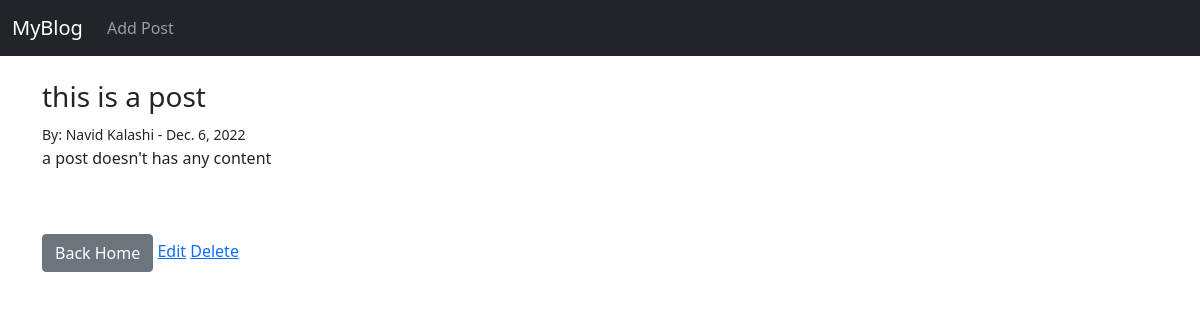
The page /article/5/ on the database its author committed.
### blog/models.py (models this page shows, shortened)
class Post(models.Model):
    title = models.CharField(max_length=255)
    title_tag = models.CharField(max_length=255)
    author = models.ForeignKey(User, on_delete=models.CASCADE)
    body = models.TextField()
    date = models.DateField(auto_now_add=True)

### blog/views.py (the view)
# urls.py: path('article/<int:pk>/', ArticleDetailView.as_view(), name='article_detail'),
class ArticleDetailView(DetailView):
    model = Post
    template_name = 'article_detail.html'

### blog/templates/article_detail.html (shortened to what this page needs)
{% extends "base.html" %}
{% block content %}
    <h3>{{post.title}}</h3>
    <small>By: {{post.author.first_name}} {{post.author.last_name}} - {{post.date}} </small>
    <p>{{post.body}}</p>
    <br><br>
    <a href="{% url 'home' %}" class='btn btn-secondary'>Back Home</a>
    <a href="{% url 'update_post' post.pk %}">Edit</a>
    <a href="{% url 'delete_post' post.pk %}">Delete</a>
{% endblock content %}

### rows shown on the page
Post: title "this is a post", author.first_name "Navid", author.last_name "Kalashi", date "Dec. 6, 2022", body "a post doesn't has any content"
